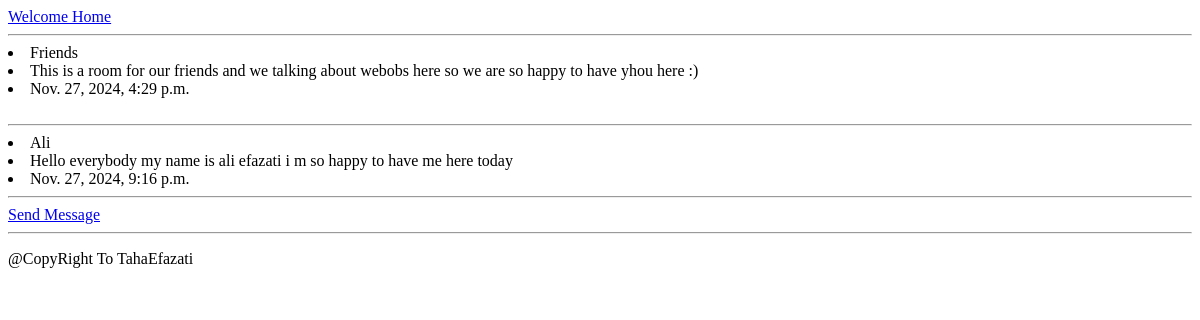
Page /room/1 on the earlier database version.
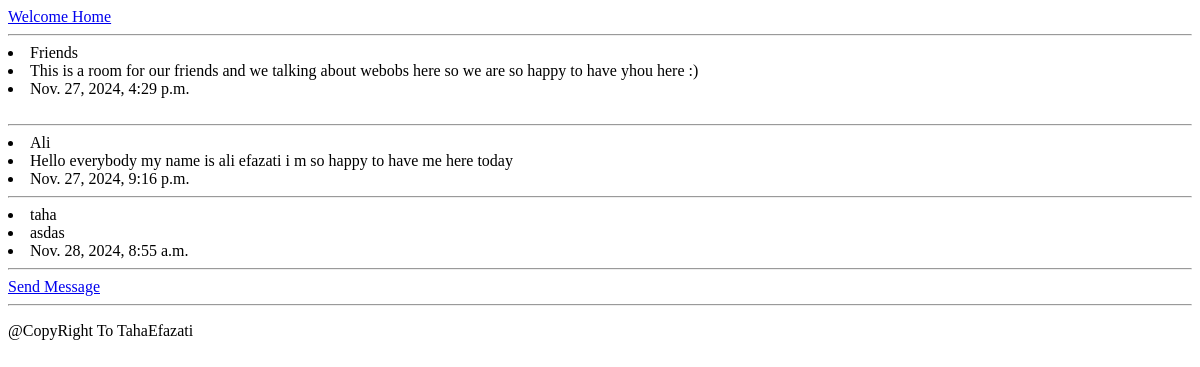
Same page on the later database version.
### base/models.py (models this page shows, shortened)
class Message(models.Model):
    user = models.ForeignKey(User , on_delete=models.CASCADE)
    room = models.ForeignKey(Room,on_delete=models.CASCADE)
    body = models.TextField()
    updated = models.DateTimeField(auto_now=True)
    created = models.DateTimeField(auto_now_add=True)

### base/views.py (the view)
# urls.py: path("room/<int:pk>", room , name="room"),
def room(request,pk):
    room = Room.objects.get(id=pk)
    messages = Message.objects.filter(room=room).order_by('updated')
    context = {
        'room':room ,
        'messages':messages
        }
    return render(request , 'index/room.html' , context)

### templates/index/room.html
{% extends 'base.html' %} {% block content %}
<li>{{room.name}}</li>
<li>{{room.description}}</li>
<li>{{room.created}}</li>
<div>
  <br />
  <hr />
  {% for message in messages %}
  <div>
    <td>
      <li>{{message.user}}</li>
      <li>{{message.body}}</li>
      <li>{{message.created}}</li>
    </td>
  </div>
  <hr />
  {% endfor %} <a href="{% url 'send-message' %}">Send Message</a>
</div>
{% endblock %}

Differences in the rows shown:
added Message: user "taha", body "asdas", created "Nov. 28, 2024, 8:55 a.m."
